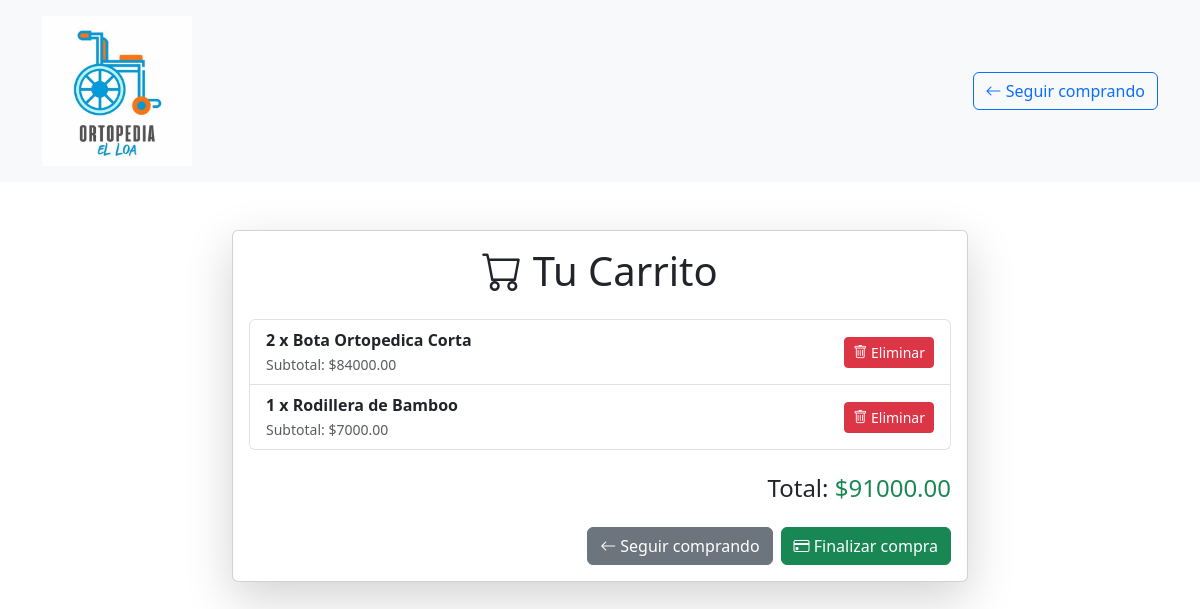
The app's page /carrito/carrito/ (signed in), older data.
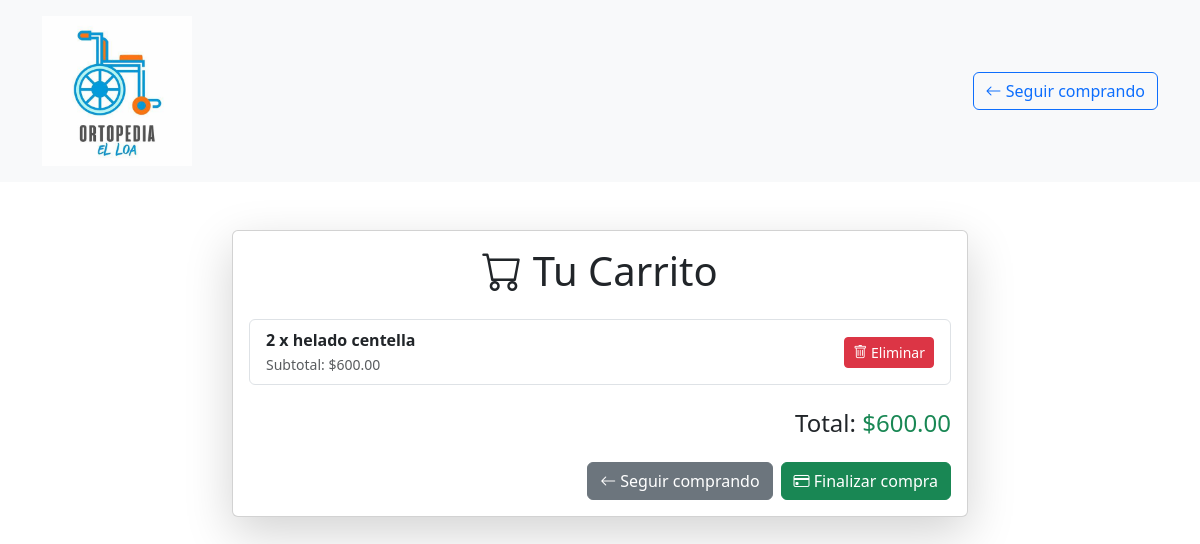
The same page, newer data.
### carrito/models.py (models this page shows, shortened)
class ItemCarrito(models.Model):
    carrito = models.ForeignKey(Carrito, on_delete=models.CASCADE, related_name='items')
    producto = models.ForeignKey(Producto, on_delete=models.CASCADE)
    cantidad = models.PositiveIntegerField(default=1)
    agregado_en = models.DateTimeField(auto_now_add=True)
    def subtotal(self):
        return self.cantidad * self.producto.precio

### productos/models.py (models this page shows, shortened)
class Producto(models.Model):
    nombre = models.CharField(max_length=200)
    descripcion = models.TextField()
    precio = models.DecimalField(max_digits=10, decimal_places=2)
    stock = models.IntegerField()
    categoria = models.ForeignKey(Categoria, on_delete=models.CASCADE)
    imagen = models.ImageField(upload_to='productos/')

### carrito/views.py (the view)
# urls.py: path('carrito/', ver_carrito, name='ver_carrito'),
@csrf_exempt
def ver_carrito(request):
    carrito = obtener_o_crear_carrito(request)
    total = carrito.total()  # Llamar al método total() del modelo
    print(f"Total en carrito: {total}")
    for item in carrito.items.all():
        print(f"Producto: {item.producto.nombre}, Cantidad: {item.cantidad}, Subtotal: {item.subtotal()}")
    return render(request, 'carrito/ver_carrito.html', {'carrito': carrito, 'total': total})

### carrito/models.py (called while the page is built)
    def total(self):
        return sum(item.subtotal() for item in self.items.all())

### carrito/views.py (called while the page is built)
@csrf_exempt
def obtener_o_crear_carrito(request):
    if request.user.is_authenticated:
        carrito, created = Carrito.objects.get_or_create(usuario=request.user)
    else:
        session_key = request.session.session_key
        if not session_key:
            request.session.create()  # Crea una nueva sesión si no existe
            session_key = request.session.session_key
        carrito, created = Carrito.objects.get_or_create(session_key=session_key, usuario=None)
    return carrito

### carrito/templates/carrito/ver_carrito.html (shortened to what this page needs)
<!DOCTYPE html>
<html lang="es">
<head>
    <link href="https://cdn.jsdelivr.net/npm/bootstrap@5.3.0/dist/css/bootstrap.min.css" rel="stylesheet">
    <link rel="stylesheet" href="https://cdn.jsdelivr.net/npm/bootstrap-icons/font/bootstrap-icons.css">
</head>
<body>
    <header class="bg-light py-3 mb-4">
        <div class="container d-flex justify-content-between align-items-center">
            <div>
                {% load static %}
                <img src="{% static 'images/logotipo.webp' %}" alt="Logo" class="img-fluid" style="max-width: 150px;">
            </div>
            <a href="{% url 'productos_lista' %}" class="btn btn-outline-primary">
                <i class="bi bi-arrow-left"></i> Seguir comprando
            </a>
        </div>
    </header>
    <div class="container my-5">
        <div class="row">
            <div class="col-md-8 offset-md-2">
                <div class="card shadow-lg">
                    <div class="card-body">
                        <h1 class="card-title text-center mb-4"><i class="bi bi-cart"></i> Tu Carrito</h1>
                        {% if carrito.items.all %}
                        <ul class="list-group mb-4">
                            {% for item in carrito.items.all %}
                            <li class="list-group-item d-flex justify-content-between align-items-center">
                                <div>
                                    <strong>{{ item.cantidad }} x {{ item.producto.nombre }}</strong>
                                    <br>
                                    <small class="text-muted">Subtotal: ${{ item.subtotal }}</small>
                                </div>
                                <a href="{% url 'eliminar_del_carrito' item.id %}" class="btn btn-danger btn-sm">
                                    <i class="bi bi-trash"></i> Eliminar
                                </a>
                            </li>
                            {% endfor %}
                        </ul>
                        <h4 class="text-end">Total: <span class="text-success">${{ total }}</span></h4>
                        <div class="d-flex justify-content-end mt-4">
                            <a href="{% url 'productos_lista' %}" class="btn btn-secondary">
                                <i class="bi bi-arrow-left"></i> Seguir comprando
                            </a>
                            <a href="{% url 'procesar_compra' %}" class="btn btn-success ms-2">
                                <i class="bi bi-credit-card"></i> Finalizar compra
                            </a>
                        </div>
                        {% endif %}
                    </div>
                </div>
            </div>
        </div>
    </div>
</body>
</html>

Row changes from the older to the newer data that the page shows:
removed ItemCarrito: cantidad "2", producto.nombre "Bota Ortopedica Corta", subtotal "84000.00"
removed ItemCarrito: cantidad "1", producto.nombre "Rodillera de Bamboo", subtotal "7000.00"
added ItemCarrito: cantidad "2", producto.nombre "helado centella", subtotal "600.00"
Text that changed along with them:
{{ total }}: "91000.00" → "600.00"
